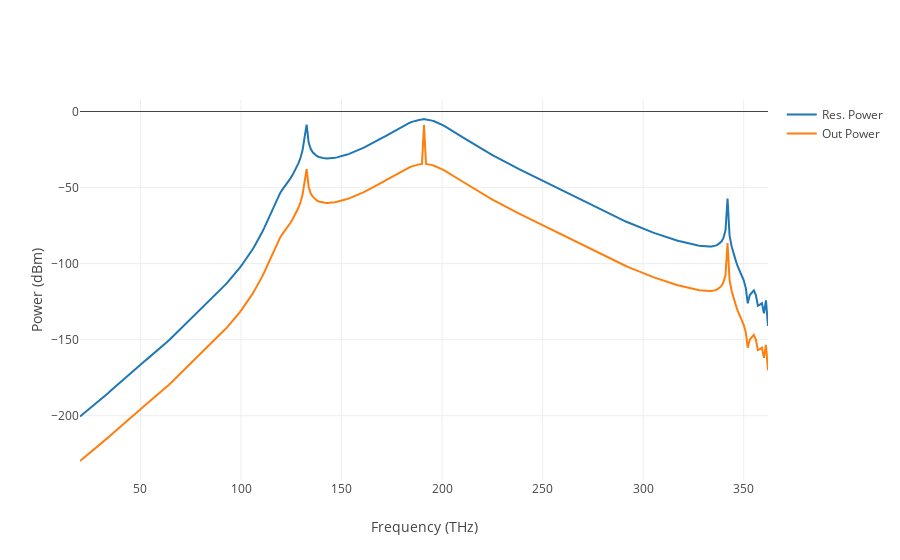

Notebook code cell kept with this figure:
### Code cell
steady_fig = solver.SolveSteadySteate()

### Figure 1 — Plotly figure (JSON) as saved in the notebook; plotly's stock layout.template omitted (floating-point values rounded to 4 significant figures; data arrays with more than 128 entries replaced by an {"elided": "..."} marker saying what was removed)
{"data": [{"mode": "lines", "name": "Res. Power", "type": "scatter", "uid": "15929bb4-ccbf-11e8-b5c8-8c8590492a0e", "x": {"elided": "341 float values"}, "y": {"elided": "341 float values"}}, {"mode": "lines", "name": "Out Power", "type": "scatter", "uid": "15929d08-ccbf-11e8-8e1c-8c8590492a0e", "x": {"elided": "341 float values"}, "y": {"elided": "341 float values"}}], "layout": {"autosize": true, "xaxis": {"autorange": true, "range": [19.92, 362.1], "title": "Frequency (THz)", "type": "linear"}, "yaxis": {"autorange": true, "range": [-242.3, 7.558], "title": "Power (dBm)", "type": "linear"}}}
